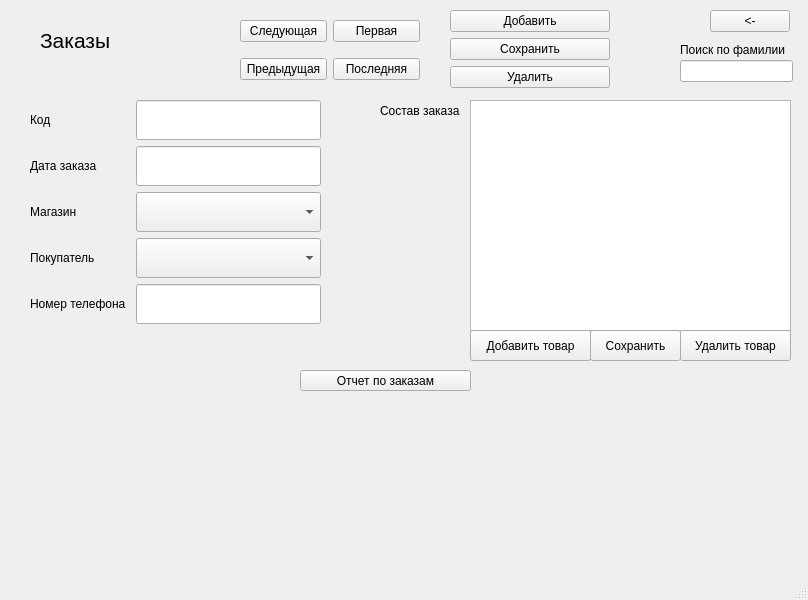
<?xml version="1.0" encoding="UTF-8"?>
<ui version="4.0">
 <class>MainWindow</class>
 <widget class="QMainWindow" name="MainWindow">
  <property name="geometry">
   <rect>
    <x>0</x>
    <y>0</y>
    <width>808</width>
    <height>600</height>
   </rect>
  </property>
  <property name="windowTitle">
   <string>Заказы</string>
  </property>
  <widget class="QWidget" name="centralwidget">
   <widget class="QPushButton" name="b_back">
    <property name="geometry">
     <rect>
      <x>710</x>
      <y>10</y>
      <width>80</width>
      <height>22</height>
     </rect>
    </property>
    <property name="text">
     <string>&lt;-</string>
    </property>
   </widget>
   <widget class="QWidget" name="gridLayoutWidget">
    <property name="geometry">
     <rect>
      <x>240</x>
      <y>10</y>
      <width>180</width>
      <height>80</height>
     </rect>
    </property>
    <layout class="QGridLayout" name="gridLayout">
     <item row="1" column="0">
      <widget class="QPushButton" name="b_prev">
       <property name="text">
        <string>Предыдущая</string>
       </property>
      </widget>
     </item>
     <item row="0" column="0">
      <widget class="QPushButton" name="b_next">
       <property name="text">
        <string>Следующая</string>
       </property>
      </widget>
     </item>
     <item row="0" column="1">
      <widget class="QPushButton" name="b_first">
       <property name="text">
        <string>Первая</string>
       </property>
      </widget>
     </item>
     <item row="1" column="1">
      <widget class="QPushButton" name="b_last">
       <property name="text">
        <string>Последняя</string>
       </property>
      </widget>
     </item>
    </layout>
   </widget>
   <widget class="QWidget" name="gridLayoutWidget_2">
    <property name="geometry">
     <rect>
      <x>450</x>
      <y>10</y>
      <width>160</width>
      <height>80</height>
     </rect>
    </property>
    <layout class="QGridLayout" name="gridLayout_2">
     <item row="2" column="0">
      <widget class="QPushButton" name="b_delete">
       <property name="text">
        <string>Удалить</string>
       </property>
      </widget>
     </item>
     <item row="0" column="0">
      <widget class="QPushButton" name="b_add">
       <property name="text">
        <string>Добавить</string>
       </property>
      </widget>
     </item>
     <item row="1" column="0">
      <widget class="QPushButton" name="b_save">
       <property name="text">
        <string>Сохранить</string>
       </property>
      </widget>
     </item>
    </layout>
   </widget>
   <widget class="QLabel" name="label">
    <property name="geometry">
     <rect>
      <x>40</x>
      <y>10</y>
      <width>141</width>
      <height>61</height>
     </rect>
    </property>
    <property name="font">
     <font>
      <pointsize>16</pointsize>
     </font>
    </property>
    <property name="text">
     <string>Заказы</string>
    </property>
   </widget>
   <widget class="QWidget" name="gridLayoutWidget_3">
    <property name="geometry">
     <rect>
      <x>30</x>
      <y>100</y>
      <width>291</width>
      <height>226</height>
     </rect>
    </property>
    <layout class="QGridLayout" name="gridLayout_3">
     <item row="0" column="0">
      <widget class="QLabel" name="label_2">
       <property name="minimumSize">
        <size>
         <width>100</width>
         <height>0</height>
        </size>
       </property>
       <property name="text">
        <string>Код</string>
       </property>
      </widget>
     </item>
     <item row="1" column="1">
      <widget class="QLineEdit" name="le_date">
       <property name="minimumSize">
        <size>
         <width>150</width>
         <height>40</height>
        </size>
       </property>
      </widget>
     </item>
     <item row="3" column="0">
      <widget class="QLabel" name="label_5">
       <property name="text">
        <string>Магазин</string>
       </property>
      </widget>
     </item>
     <item row="0" column="1">
      <widget class="QLineEdit" name="le_id">
       <property name="minimumSize">
        <size>
         <width>150</width>
         <height>40</height>
        </size>
       </property>
      </widget>
     </item>
     <item row="1" column="0">
      <widget class="QLabel" name="label_4">
       <property name="text">
        <string>Дата заказа</string>
       </property>
      </widget>
     </item>
     <item row="4" column="0">
      <widget class="QLabel" name="label_6">
       <property name="text">
        <string>Покупатель</string>
       </property>
      </widget>
     </item>
     <item row="5" column="0">
      <widget class="QLabel" name="label_7">
       <property name="text">
        <string>Номер телефона</string>
       </property>
      </widget>
     </item>
     <item row="5" column="1">
      <widget class="QLineEdit" name="le_phone">
       <property name="minimumSize">
        <size>
         <width>150</width>
         <height>40</height>
        </size>
       </property>
      </widget>
     </item>
     <item row="3" column="1">
      <widget class="QComboBox" name="cb_store">
       <property name="minimumSize">
        <size>
         <width>0</width>
         <height>40</height>
        </size>
       </property>
      </widget>
     </item>
     <item row="4" column="1">
      <widget class="QComboBox" name="cb_customer">
       <property name="minimumSize">
        <size>
         <width>0</width>
         <height>40</height>
        </size>
       </property>
      </widget>
     </item>
    </layout>
   </widget>
   <widget class="QTableView" name="tw">
    <property name="geometry">
     <rect>
      <x>470</x>
      <y>100</y>
      <width>321</width>
      <height>231</height>
     </rect>
    </property>
   </widget>
   <widget class="QLabel" name="label_3">
    <property name="geometry">
     <rect>
      <x>380</x>
      <y>100</y>
      <width>121</width>
      <height>21</height>
     </rect>
    </property>
    <property name="text">
     <string>Состав заказа</string>
    </property>
   </widget>
   <widget class="QPushButton" name="b_otchet">
    <property name="geometry">
     <rect>
      <x>300</x>
      <y>370</y>
      <width>171</width>
      <height>21</height>
     </rect>
    </property>
    <property name="text">
     <string>Отчет по заказам</string>
    </property>
   </widget>
   <widget class="QLineEdit" name="le_search">
    <property name="geometry">
     <rect>
      <x>680</x>
      <y>60</y>
      <width>113</width>
      <height>22</height>
     </rect>
    </property>
   </widget>
   <widget class="QLabel" name="label_8">
    <property name="geometry">
     <rect>
      <x>680</x>
      <y>40</y>
      <width>131</width>
      <height>20</height>
     </rect>
    </property>
    <property name="text">
     <string>Поиск по фамилии</string>
    </property>
   </widget>
   <widget class="QPushButton" name="btn_add_detail">
    <property name="geometry">
     <rect>
      <x>470</x>
      <y>330</y>
      <width>121</width>
      <height>31</height>
     </rect>
    </property>
    <property name="text">
     <string>Добавить товар</string>
    </property>
   </widget>
   <widget class="QPushButton" name="btn_delete_detail">
    <property name="geometry">
     <rect>
      <x>680</x>
      <y>330</y>
      <width>111</width>
      <height>31</height>
     </rect>
    </property>
    <property name="text">
     <string>Удалить товар</string>
    </property>
   </widget>
   <widget class="QPushButton" name="b_save_2">
    <property name="geometry">
     <rect>
      <x>590</x>
      <y>330</y>
      <width>91</width>
      <height>31</height>
     </rect>
    </property>
    <property name="text">
     <string>Сохранить</string>
    </property>
   </widget>
  </widget>
  <widget class="QMenuBar" name="menubar">
   <property name="geometry">
    <rect>
     <x>0</x>
     <y>0</y>
     <width>808</width>
     <height>19</height>
    </rect>
   </property>
  </widget>
  <widget class="QStatusBar" name="statusbar"/>
 </widget>
 <resources/>
 <connections/>
</ui>
